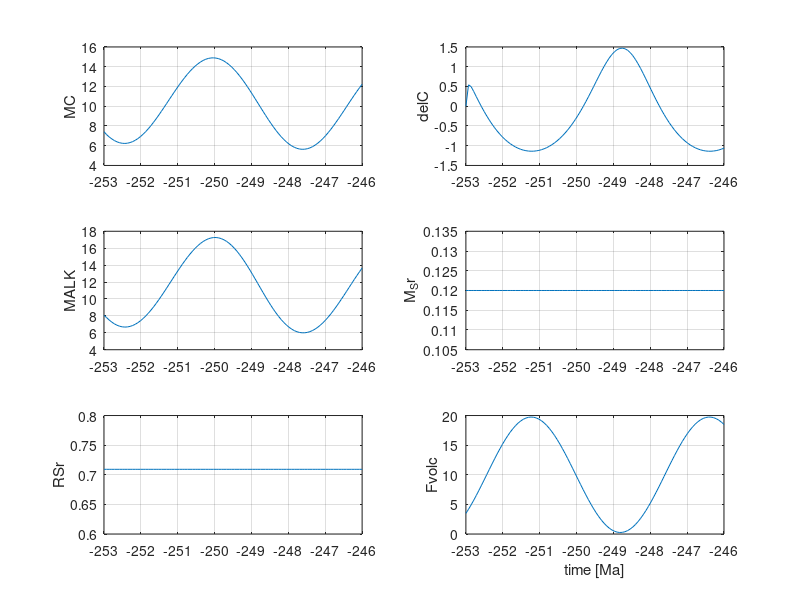

The MATLAB source for this figure:
function forward_model()
clear
clc
clf

p = param_vals();
p.tspan = linspace(-253, -246, 100);

A1 = 0.75;
A2 = 0.25;
omega1 = 0.5;
omega1 = 1.3;
phi1 = pi/2;
phi2 = pi/3;
p.F_C_volc_t = p.F_C_volc_0*( 1 + A1*sin(omega1*p.tspan + phi1) + ...
                                  A2*sin(omega1*p.tspan + phi2)); 

M0 = [p.M_C , p.delC, p.M_ALK, p.M_Sr, p.R_Sr];
[T, Y] = ode45( @(t, x) ode_eqs(x, t, p), p.tspan, M0);

plot_ode(T,Y, p)

end


function p = param_vals()

p = struct();
% All values from Kump and Arthur 1997
p.R_Sr_hydro = 0.7035;
p.R_Sr_riv = 0.7101;
p.R_Sr_wsil = 0.7164;
p.R_Sr_wcarb = 0.7080;

p.F_Sr_w = 0.022; %10^18 / 1 Ma = Tmol/yr
p.F_Sr_b = p.F_Sr_w;
p.F_Sr_hydro_in = 0.0035;
p.F_Sr_hydro_out = p.F_Sr_hydro_in;


p.F_C_worg = 5;
p.F_C_wcarb = 20;
p.F_C_volc_0 = 10;

p.F_C_bcarb = 30;
p.F_C_borg = 5; 

p.F_Ca_wsil = 10;

p.delC_volc = -5;
p.delC_wcarb = +2;
p.delC_worg = -22;
p.delC_Fbcarb = 0;
p.delC_Fbo = -22;
p.epsilon = -22;

p.M_Sr = 0.12; % 10^18 Mol
p.M_C = 7.42; % 10^18 Mol
p.R_Sr = 0.7092;
p.delC = 0; 

p.M_ALK = 8.06;
p.Voc = 1.32e21; %[L]
[p.pCO2_i, p.CO3_i] = c_sys(p.M_ALK, p.M_C, p);


end

function [dm] = ode_eqs(M, t, p)
% [p.M_C , p.M_Sr, p.delC, p.R_Sr]
M_C = M(1);
del_C = M(2);
M_Alk = M(3);
M_Sr = M(4);
R_Sr = M(5);

[pCO2, CO3] = c_sys(M_Alk, M_C, p);
RCO2 = pCO2/p.pCO2_i;

[RWsil, RWcarb] = weathering(RCO2);
omega = CO3/p.CO3_i;
% F_C_bcarb = omega/omega_i add a log?
% F_b_org = Fpb*CP

F_C_volc_t = interp1(p.tspan, p.F_C_volc_t, t);

dMC = F_C_volc_t + p.F_C_worg + p.F_C_wcarb*RWcarb ...
      - p.F_C_bcarb*omega - p.F_C_borg;

d_delC_MC = F_C_volc_t*(p.delC_volc - del_C) + ...
            p.F_C_wcarb*RWcarb*(p.delC_wcarb - del_C) + ...
            p.F_C_worg*(p.delC_worg - del_C) - ...
            p.F_C_borg*(p.epsilon);

dMALK = 2*p.F_Ca_wsil*RWsil + 2*p.F_C_wcarb*RWcarb - 2*p.F_C_bcarb;
% 
% dMP = F_P_w - F_P_b;
% 
dMSr = p.F_Sr_hydro_in + p.F_Sr_w - p.F_Sr_b - p.F_Sr_hydro_out;
% 
dRSr = p.F_Sr_hydro_in*p.R_Sr_hydro + p.F_Sr_w*p.R_Sr_riv -...
        p.F_Sr_hydro_out*p.R_Sr_hydro - p.F_Sr_b*p.R_Sr_riv;

dm = [dMC; d_delC_MC ; dMALK; dMSr; dRSr];

end

function plot_ode(T,Y, p)

ylab = {'MC', 'delC', 'MALK','M_Sr', 'RSr'};

for i = 1:length(ylab)
    subplot(3,2,i)
    plot(T, Y(:, i))
    ylabel(ylab(i))
    grid on
    
end

subplot(3, 2, i+1)
plot(p.tspan, p.F_C_volc_t)
ylabel('Fvolc')

xlabel('time [Ma]')
grid on


end


function [RWsil, RWcarb] = weathering(RCO2)

G = 3.3;
Z_s = 0.09;
Z_c = 0.07;

RWsil = (RCO2^(G*Z_s))*(1 + (G*Z_c)*log(RCO2))^0.65;
RWcarb = (RCO2^(G*Z_s))*(1 + (G*Z_s)*log(RCO2));

end

function [pCO2, CO3] = c_sys(M_ALK, M_C, p)

DIC = M_C*1e21/p.Voc;
ALK = M_ALK*1e21/p.Voc;
alpha = 3.4e-5; % mM/ppm
k1 = 1e-6;
k2 = 1e-9;
k = k1/k2;
bar = (4*ALK + DIC*k - ALK*k)^2 + 4*(k-4)*ALK^2;
foo = ALK*k - DIC*k - 4*ALK + sqrt(bar);
H2CO3 = ((DIC - ALK) + foo/(2*(k-4)));
pCO2 = H2CO3/alpha;
HCO3 = H2CO3*k1;
CO3 = HCO3*k2;
end